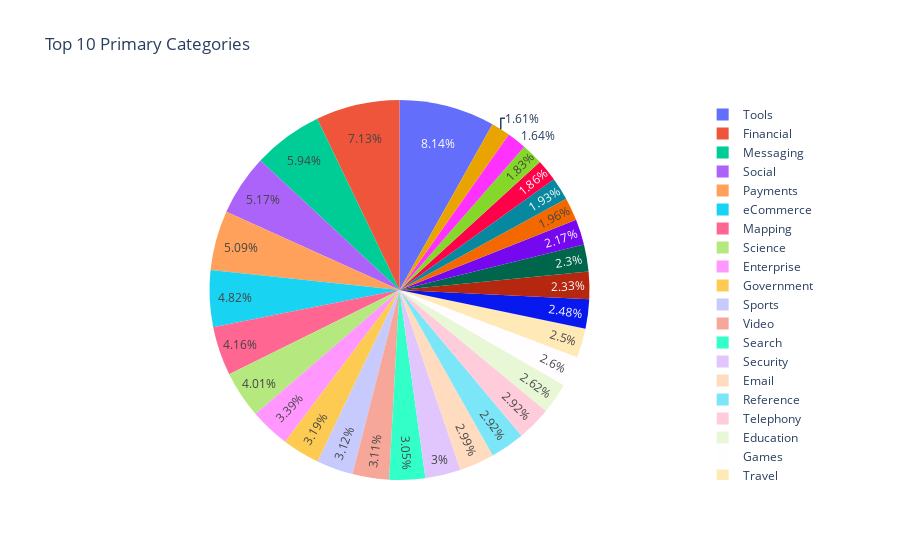

The code cell stored with this chart in its notebook:
### Code cell
top_cats = new_df['PrimaryCategory'].value_counts().nlargest(30)
fig = px.pie(values=top_cats.values, names=top_cats.index, title='Top 10 Primary Categories')
fig.show()

### Figure 1 — Plotly figure (JSON) as saved in the notebook; plotly's stock layout.template omitted (floating-point values rounded to 4 significant figures)
{"data": [{"domain": {"x": [0, 1], "y": [0, 1]}, "hovertemplate": "label=%{label}<br>value=%{value}<extra></extra>", "labels": ["Tools", "Financial", "Messaging", "Social", "Payments", "eCommerce", "Mapping", "Science", "Enterprise", "Government", "Sports", "Video", "Search", "Security", "Email", "Reference", "Telephony", "Education", "Games", "Travel", "Music", "Transportation", "Bitcoin", "Cloud", "Photos", "Advertising", "Stocks", "Data", "Application Development", "Analytics"], "legendgroup": "", "name": "", "showlegend": true, "type": "pie", "values": [485, 425, 354, 308, 303, 287, 248, 239, 202, 190, 186, 185, 182, 179, 178, 174, 174, 156, 155, 149, 148, 139, 137, 129, 117, 115, 111, 109, 98, 96]}], "layout": {"legend": {"tracegroupgap": 0}, "title": {"text": "Top 10 Primary Categories"}}}
